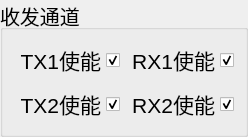
         <widget class="QGroupBox" name="groupBox_16">
          <property name="font">
           <font>
            <pointsize>15</pointsize>
           </font>
          </property>
          <property name="title">
           <string>收发通道</string>
          </property>
          <layout class="QGridLayout" name="gridLayout_14">
           <item row="0" column="1">
            <widget class="QCheckBox" name="RF_RX1_enable">
             <property name="enabled">
              <bool>true</bool>
             </property>
             <property name="sizePolicy">
              <sizepolicy hsizetype="Fixed" vsizetype="Fixed">
               <horstretch>0</horstretch>
               <verstretch>0</verstretch>
              </sizepolicy>
             </property>
             <property name="baseSize">
              <size>
               <width>0</width>
               <height>0</height>
              </size>
             </property>
             <property name="font">
              <font>
               <pointsize>16</pointsize>
              </font>
             </property>
             <property name="layoutDirection">
              <enum>Qt::RightToLeft</enum>
             </property>
             <property name="styleSheet">
              <string notr="true"/>
             </property>
             <property name="text">
              <string>RX1使能</string>
             </property>
             <property name="checked">
              <bool>true</bool>
             </property>
            </widget>
           </item>
           <item row="1" column="1">
            <widget class="QCheckBox" name="RF_RX2_enable">
             <property name="enabled">
              <bool>true</bool>
             </property>
             <property name="sizePolicy">
              <sizepolicy hsizetype="Fixed" vsizetype="Fixed">
               <horstretch>0</horstretch>
               <verstretch>0</verstretch>
              </sizepolicy>
             </property>
             <property name="baseSize">
              <size>
               <width>0</width>
               <height>0</height>
              </size>
             </property>
             <property name="font">
              <font>
               <pointsize>16</pointsize>
              </font>
             </property>
             <property name="layoutDirection">
              <enum>Qt::RightToLeft</enum>
             </property>
             <property name="styleSheet">
              <string notr="true"/>
             </property>
             <property name="text">
              <string>RX2使能</string>
             </property>
             <property name="checked">
              <bool>true</bool>
             </property>
            </widget>
           </item>
           <item row="0" column="0">
            <widget class="QCheckBox" name="RF_TX1_enable">
             <property name="enabled">
              <bool>true</bool>
             </property>
             <property name="sizePolicy">
              <sizepolicy hsizetype="Fixed" vsizetype="Fixed">
               <horstretch>0</horstretch>
               <verstretch>0</verstretch>
              </sizepolicy>
             </property>
             <property name="baseSize">
              <size>
               <width>0</width>
               <height>0</height>
              </size>
             </property>
             <property name="font">
              <font>
               <pointsize>16</pointsize>
              </font>
             </property>
             <property name="layoutDirection">
              <enum>Qt::RightToLeft</enum>
             </property>
             <property name="styleSheet">
              <string notr="true"/>
             </property>
             <property name="text">
              <string>TX1使能</string>
             </property>
             <property name="checked">
              <bool>true</bool>
             </property>
            </widget>
           </item>
           <item row="1" column="0">
            <widget class="QCheckBox" name="RF_TX2_enable">
             <property name="enabled">
              <bool>true</bool>
             </property>
             <property name="sizePolicy">
              <sizepolicy hsizetype="Fixed" vsizetype="Fixed">
               <horstretch>0</horstretch>
               <verstretch>0</verstretch>
              </sizepolicy>
             </property>
             <property name="baseSize">
              <size>
               <width>0</width>
               <height>0</height>
              </size>
             </property>
             <property name="font">
              <font>
               <pointsize>16</pointsize>
              </font>
             </property>
             <property name="layoutDirection">
              <enum>Qt::RightToLeft</enum>
             </property>
             <property name="styleSheet">
              <string notr="true"/>
             </property>
             <property name="text">
              <string>TX2使能</string>
             </property>
             <property name="checked">
              <bool>true</bool>
             </property>
            </widget>
           </item>
          </layout>
         </widget>
